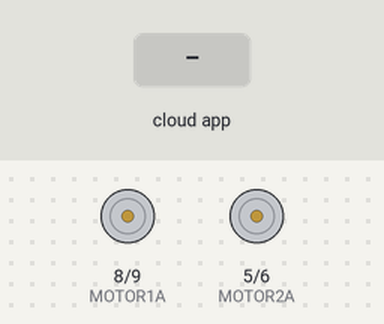
Bench run of a sketch on a simulated Arduino Uno, built with avr-gcc and run on an emulated ATmega328P. Parts: motor-driver pin pairs drawn as motors (green arrow = first pin HIGH = forward, orange = second pin HIGH = backward, longer = more drive, scaled by the enable pin). The inputs (shaded band) are chosen by the test bench. The ROS host is connected and sends only what is stated.

Above: at 1.8 s.
1.9 s: the phone or cloud app sets linear.x to -100
At 3.5 s:
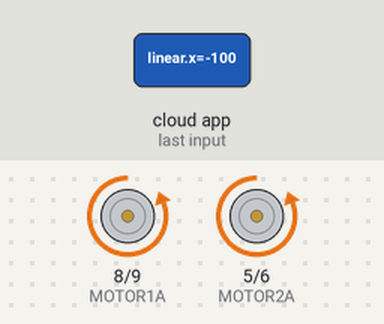
4.5 s: the phone or cloud app sets linear.x to 100
At 7.1 s:
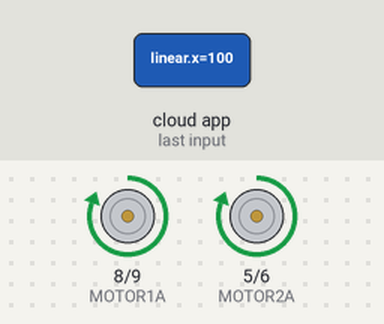
7.5 s: the phone or cloud app sets linear.x to 0
At 9.6 s:
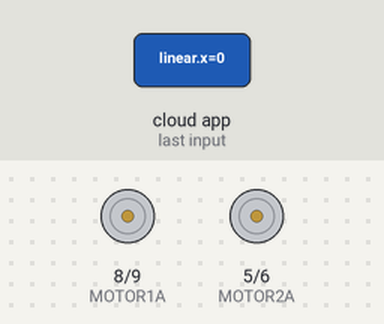
10.5 s: the phone or cloud app sets angular.z to -100
At 13.2 s:
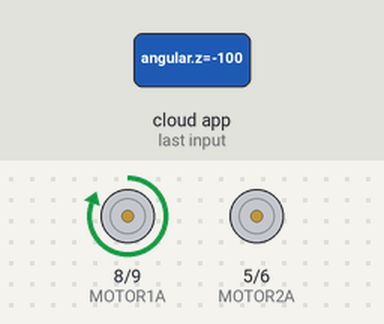
13.5 s: the phone or cloud app sets angular.z to 100
At 15.7 s:
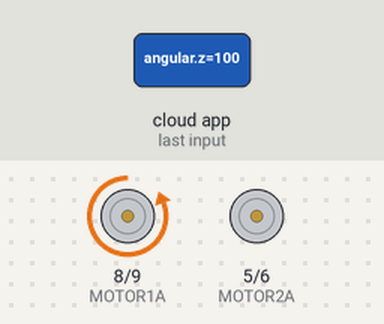
16.5 s: the phone or cloud app sets linear.x to -100
At 19.3 s:
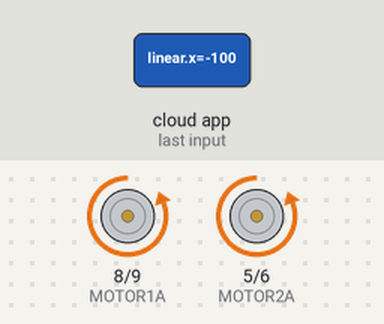
Timing chart, 0 to 20.5 s (numbered marks = the images above; inputs shaded):
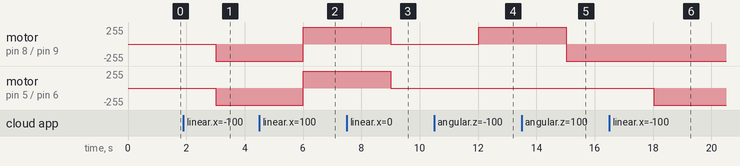

Measured:
- after the input at 1.9 s, motor on pin 8 (MOTOR1A) / pin 9 (MOTOR1B), motor on pin 5 (MOTOR2A) / pin 6 (MOTOR2B): stopped → backward 255/255 after 1.1 s
- after the input at 4.5 s, motor on pin 8 (MOTOR1A) / pin 9 (MOTOR1B), motor on pin 5 (MOTOR2A) / pin 6 (MOTOR2B): backward 255/255 → forward 255/255 after 1.5 s
- after the input at 7.5 s, motor on pin 8 (MOTOR1A) / pin 9 (MOTOR1B), motor on pin 5 (MOTOR2A) / pin 6 (MOTOR2B): forward 255/255 → stopped after 1.5 s
- after the input at 10.5 s, motor on pin 8 (MOTOR1A) / pin 9 (MOTOR1B): stopped → forward 255/255 after 1.5 s
- after the input at 13.5 s, motor on pin 8 (MOTOR1A) / pin 9 (MOTOR1B): forward 255/255 → backward 255/255 after 1.5 s
- after the input at 16.5 s, motor on pin 5 (MOTOR2A) / pin 6 (MOTOR2B): stopped → backward 255/255 after 1.5 s

The sketch:

test_ticks.ino
```cpp
#include <ArduinoHardware.h>
#include <ros.h>
#include <geometry_msgs/Twist.h>
#include <std_msgs/Int16.h>

#define PULSES_PER_REV 210
#define pi 3.14
// -------------------------------ENCODER PINS-----------------------------
volatile unsigned int ENCODERA_MOTOR1 = 19; // Hall sensor A connected to pin 3 (external interrupt)
volatile unsigned int ENCODERA_MOTOR2 = 18;

// --------------------------------MOTOR PINS---------------------------------
const unsigned int MOTOR1_EN = 10;
const unsigned int MOTOR1A = 8;
const unsigned int MOTOR1B = 9;
const unsigned int MOTOR2_EN = 7;
const unsigned int MOTOR2A = 5;
const unsigned int MOTOR2B = 6;

// ----------------------------ENCODER TICK VARIABLES-------------------------
volatile long left_ticks = 0;
volatile long right_ticks = 0;
float left_rev_count = 0.0, right_rev_count = 0.0, l_dist_val = 0.0, r_dist_val = 0.0;


const float wheel_rad = 0.0335;
const float wheel_sep = 0.173;
const float dist_per_rev = (2*pi*wheel_rad);
float w_r, w_l, speed_ang, speed_lin;

// ******************** ROS STUFF *****************
ros::NodeHandle n;

std_msgs::Int16 l_dist_msg, r_dist_msg;

ros::Publisher l_dist("l_dist", &l_dist_msg);
ros::Publisher r_dist("r_dist", &r_dist_msg);

void cmd_vel_callback( const geometry_msgs::Twist& msg){
  speed_ang = msg.angular.z;
  speed_lin = msg.linear.x;
  w_r = (speed_lin/wheel_rad)+ ((speed_ang*wheel_sep)/(2.0*wheel_rad));    // speed_ang*2.91 -2.91
  w_l = (speed_lin/wheel_rad)- ((speed_ang*wheel_sep)/(2.0*wheel_rad));
}
ros::Subscriber<geometry_msgs::Twist> sub_cmd_vel("cmd_vel", &cmd_vel_callback );

// ********************** FUNCTION DECLARATIONS *********************
void update_right_encoder(void);
void update_left_encoder(void);

void to_odom_publisher(void);
int update_left(void);
int update_right(void);

void move_l_motor(int pwm);
void move_r_motor(int pwm);

void pinmode_setup()
{
    pinMode( MOTOR1_EN, OUTPUT);
    pinMode( MOTOR1A , OUTPUT);
    pinMode( MOTOR1B , OUTPUT);

    pinMode( MOTOR2_EN, OUTPUT);
    pinMode( MOTOR2A , OUTPUT);
    pinMode( MOTOR2B , OUTPUT);

    pinMode( ENCODERA_MOTOR1, INPUT_PULLUP);
    pinMode( ENCODERA_MOTOR2, INPUT_PULLUP);
}

void pin_init()
{
    digitalWrite(MOTOR1_EN, HIGH);
    digitalWrite(MOTOR1A, LOW);
    digitalWrite(MOTOR1B, LOW);

    digitalWrite(MOTOR2_EN, HIGH);
    digitalWrite(MOTOR2A, LOW);
    digitalWrite(MOTOR2B, LOW);
}

void test()
{
    digitalWrite(MOTOR1A, HIGH);

    digitalWrite(MOTOR2A, HIGH);
}

void setup() {

//    Serial.begin(1152/00);//Initialize the serial port

    pinmode_setup();
    EncoderInit();

    pin_init();

//    t/est();

    n.initNode();
    n.advertise(l_dist);
    n.advertise(r_dist);
    n.subscribe(sub_cmd_vel);
}

void loop() {

  move_l_motor(w_l*10);
  move_r_motor(w_r*10);

  to_odom_publisher();

//   left_ticks = 0;
//   right_ticks = 0;

  n.spinOnce();
  delay(1000);
}

void EncoderInit()
{
  attachInterrupt(digitalPinToInterrupt(ENCODERA_MOTOR1), update_left_encoder, FALLING);
  attachInterrupt(digitalPinToInterrupt(ENCODERA_MOTOR2), update_right_encoder, FALLING);
}

void update_right_encoder()
{
  right_ticks++;
}


void update_left_encoder()
{
  left_ticks++;
}

int update_left()
{
  left_rev_count = (float)left_ticks/PULSES_PER_REV;
  l_dist_val = (float)left_rev_count * dist_per_rev;
//   return l_dist_val;
    return left_ticks;
}

int update_right()
{
  right_rev_count = (float)right_ticks/PULSES_PER_REV;
  r_dist_val = (float)right_rev_count * dist_per_rev;
//   return r_dist_val;
    return right_ticks;
}

void to_odom_publisher(void)
{
  l_dist_msg.data = update_left();
  r_dist_msg.data = update_right();

  l_dist.publish(&l_dist_msg);
  r_dist.publish(&r_dist_msg);
  return;
}

void move_l_motor(int pwm){
    if (pwm > 0){
    analogWrite(MOTOR1_EN, pwm);
    digitalWrite(MOTOR1A, HIGH);
    digitalWrite(MOTOR1B, LOW);
    }
    if (pwm < 0){
    pwm=abs(pwm);
    analogWrite(MOTOR1_EN, pwm);
    digitalWrite(MOTOR1A, LOW);
    digitalWrite(MOTOR1B, HIGH);
    }
    if (pwm == 0){
    analogWrite(MOTOR1_EN, pwm);
    digitalWrite(MOTOR1A, LOW);
    digitalWrite(MOTOR1B, LOW);
    }
}

void move_r_motor(int pwm){
    if (pwm > 0){
    analogWrite(MOTOR2_EN, pwm);
    digitalWrite(MOTOR2A, HIGH);
    digitalWrite(MOTOR2B, LOW);
    }
    if (pwm < 0){
    pwm=abs(pwm);
    analogWrite(MOTOR2_EN, pwm);
    digitalWrite(MOTOR2A, LOW);
    digitalWrite(MOTOR2B, HIGH);
    }
    if (pwm == 0){
    analogWrite(MOTOR2_EN, pwm);
    digitalWrite(MOTOR2A, LOW);
    digitalWrite(MOTOR2B, LOW);
    }
}
```
